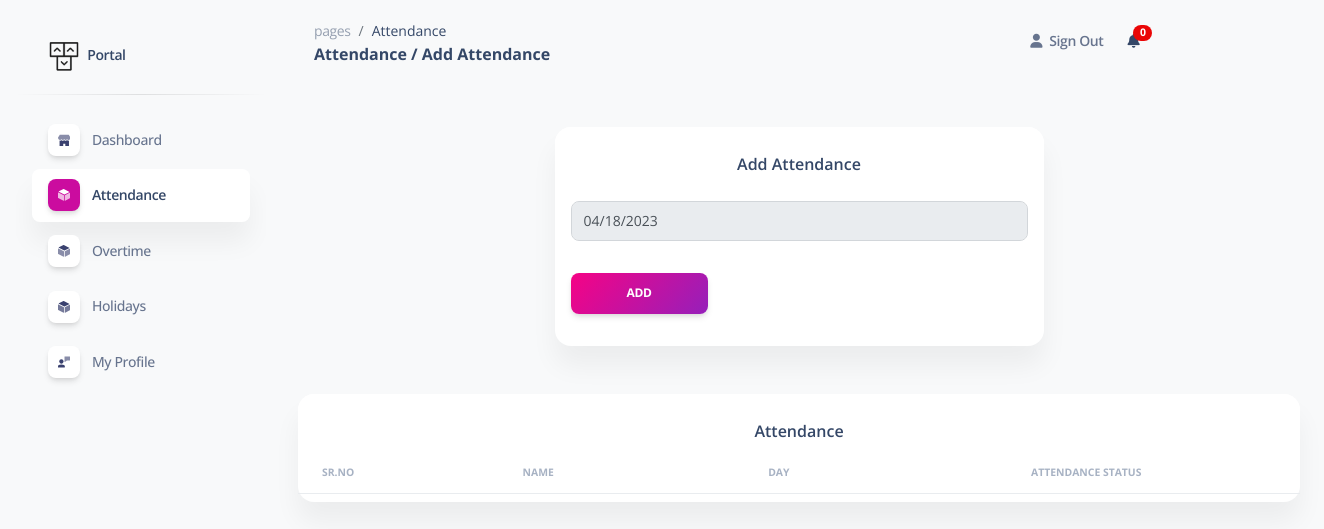
Page /addattendance.php (signed in) on the earlier database version.
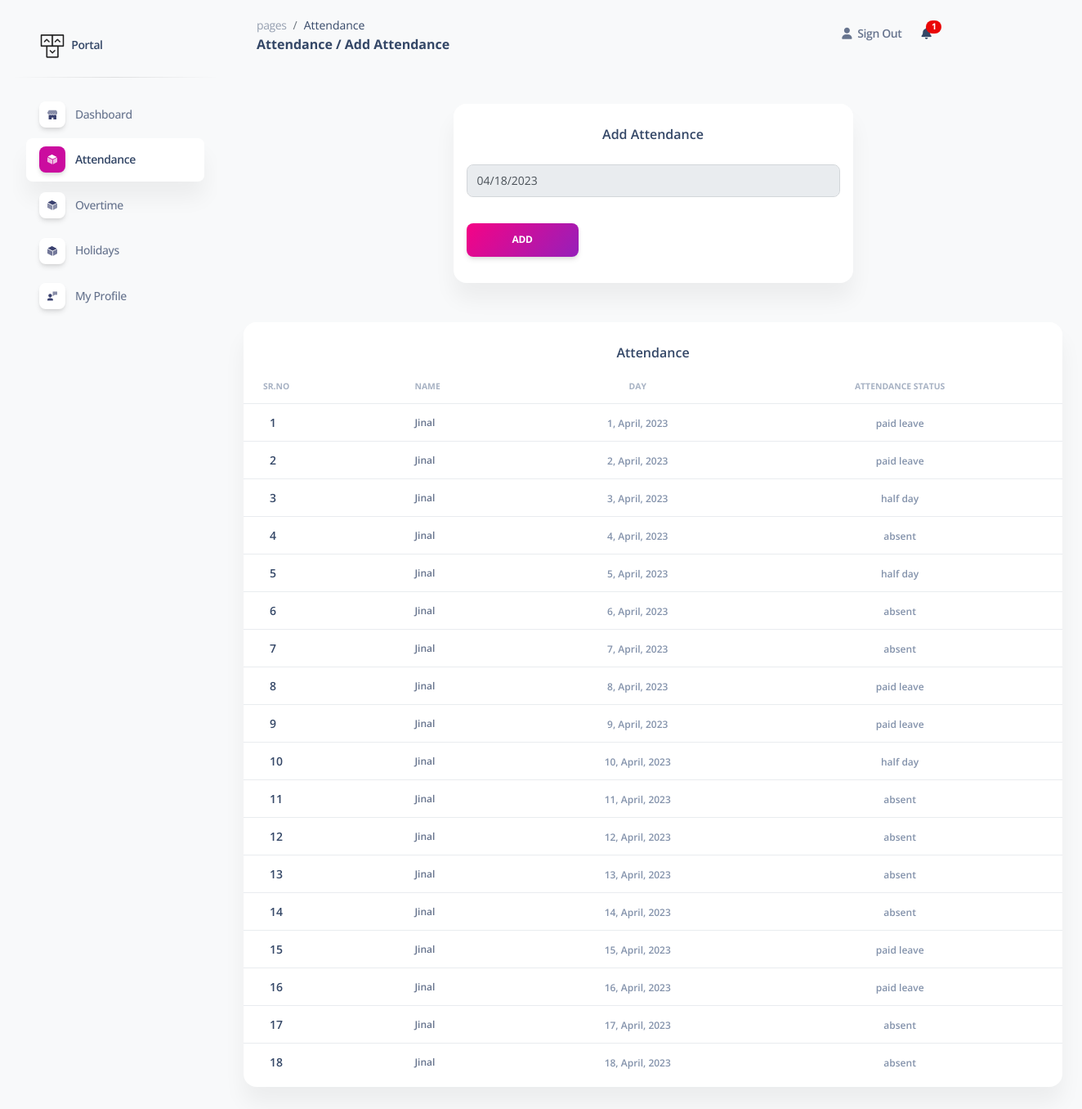
Same page on the later database version.
### tables this page shows
CREATE TABLE `attendance` (
  `id` int(11) NOT NULL,
  `user_id` int(11) NOT NULL,
  `attendance_date` date NOT NULL,
  `attendance_status` int(11) DEFAULT 0 COMMENT '0 = absent, 1 = present, 2 = half day, 3 = paid leave',
  `is_update` varchar(255) DEFAULT NULL,
  `created_date` datetime NOT NULL DEFAULT current_timestamp()
);

CREATE TABLE `user` (
  `user_id` int(11) NOT NULL,
  `user_name` varchar(255) NOT NULL,
  `user_email` varchar(50) NOT NULL,
  `user_password` varchar(50) NOT NULL,
  `user_type` int(50) NOT NULL DEFAULT 1 COMMENT '1 = user, 2 = admin',
  `user_image` text NOT NULL,
  `monthly_salary` int(15) DEFAULT NULL,
  `daily_salary` int(15) NOT NULL DEFAULT 0,
  `user_status` varchar(50) NOT NULL DEFAULT '1' COMMENT '1 = active , 0 = deactive',
  `created_date` datetime NOT NULL DEFAULT current_timestamp() COMMENT 'Created time and date'
);

### addattendance.php (the view, shortened to what the changed rows need)
<!DOCTYPE html>
<html lang="en">
<head>
  <link href="assets/css/nucleo-icons.css" rel="stylesheet" />
  <link href="assets/css/nucleo-svg.css" rel="stylesheet" />
  <link href="assets/css/nucleo-svg.css" rel="stylesheet" />
  <link id="pagestyle" href="assets/css/soft-ui-dashboard.css?v=1.0.3" rel="stylesheet" />
  <link rel="stylesheet" href="https://cdn.datatables.net/1.13.4/css/jquery.dataTables.css" />
</head>
<body class="g-sidenav-show  bg-gray-100">
  <?php include 'dbcon.php'; ?>
  <main class="main-content position-relative max-height-vh-100 h-100 mt-1 border-radius-lg">
    <?php include 'navbar.php'; ?>
    <?php
    include('dbcon.php');
    ?>
    <div class="container-fluid py-4">
      <div class="row">
        <div class="col-12">
          <div class="card mb-4">
            <div class="card-body px-0 pt-0 pb-2">
              <div class="table-responsive p-0">
                <table class="table align-items-center mb-0"id="data">
                  <thead>
                    <tr>
                      <th class="text-uppercase text-secondary text-xxs font-weight-bolder opacity-7">Sr.No</th>
                      <th class="text-uppercase text-secondary text-xxs font-weight-bolder opacity-7 ps-2"> Name</th>
                      <th class="text-center text-uppercase text-secondary text-xxs font-weight-bolder opacity-7">Day
                      </th>
                      <th class="text-center text-uppercase text-secondary text-xxs font-weight-bolder opacity-7">
                        Attendance Status</th>
                    </tr>
                  </thead>
                  <tbody>
                    <?php
                    $user_id = $_SESSION['user_id'];
                    $query = "SELECT * from user where user_id=$user_id";
                    $result = mysqli_query($con, $query);
                    $row1 = mysqli_fetch_array($result);
                    $today_date = date("Y-m-d");
                    $update_month = date("m");
                    $update_year = date("Y");
                    $sql = "SELECT * FROM attendance where user_id = '$user_id' and attendance_date <= '$today_date' and month(attendance_date) = '$update_month' and year(attendance_date) = '$update_year'";
                    $result = mysqli_query($con, $sql);
                    if (mysqli_num_rows($result) > 0) {
                      $sn = 1;
                      while ($row = mysqli_fetch_array($result)) {
                        ?>
                        <tr>
                          <td>
                            <div class="d-flex px-4 py-1">
                              <div class="d-flex flex-column justify-content-center">
                                <h6 class="mb-0 text-sm">
                                  <?php echo $sn; ?>
                                </h6>
                              </div>
                            </div>
                          </td>
                          <td>
                            <p class="text-xs font-weight-bold mb-0">
                              <?php echo $row1['user_name']; ?>
                            </p>
                          </td>
                          <?php
                          $time = strtotime($row['attendance_date']);
                          $month = date('j, F, Y', $time);
                          ?>
                          <td class="align-middle text-center">
                            <span class="text-secondary text-xs font-weight-bold">
                              <?php echo $month; ?>
                            </span>
                          </td>
                          <td class="align-middle text-center">
                            <span class="text-secondary text-xs font-weight-bold">
                              <?php if ($row['attendance_status'] == 0) {
                                echo "absent";
                              } elseif ($row['attendance_status'] == 1) {
                                echo "present";
                              } elseif ($row['attendance_status'] == 2) {
                                echo "half day";
                              } elseif ($row['attendance_status'] == 3) {
                                echo "paid leave";
                              } ?>
                            </span>
                          </td>
                        </tr>
                        <?php $sn++;
                      }
                    } ?>
              </div>
            </div>
  </body>
</html>

### navbar.php (shortened to what the changed rows need)
<?php
include 'dbcon.php';
?>
<nav class="navbar navbar-main navbar-expand-lg px-0 mx-4 shadow-none border-radius-xl" id="navbarBlur"
  navbar-scroll="true">
  <div class="container-fluid py-1 px-3">
    <div class="collapse navbar-collapse mt-sm-0 mt-2 me-md-0 me-sm-4" id="navbar">
      <ul class="navbar-nav  justify-content-end">
        <?php
        $user_id = $_SESSION['user_id'];
        $sql2 =
          $result = mysqli_query($con, "SELECT * from leave_data WHERE user_id='$user_id' AND leave_status = 'Pending' AND read_status='0'");
        $count = mysqli_num_rows($result);
        ?>
        <form method="POST" action="">
          <li class="nav-item dropdown ms-md-auto pe-md-3 d-flex align-items-center">
            <a class="nav-link" href="&action=read" type="submit" role="button" data-bs-toggle="dropdown"
              aria-expanded="false" name="submit">
              <i class="fa fa-bell cursor-pointer"></i><span
                class="badge rounded-pill bg-danger text-center d-inline-flex align-items-center justify-content-center"
                style="width:10%; height:2vh; position: relative; top: -10px; left: -6px;">
                <?php echo $count; ?>
              </span>
            </a>
          </li>
        </form>
      </ul>
    </div>
  </div>
</nav>

Differences in the rows shown:
added attendance: user.user_name "Jinal", attendance_date "1, April, 2023", attendance_status "paid leave"
added attendance: user.user_name "Jinal", attendance_date "2, April, 2023", attendance_status "paid leave"
added attendance: user.user_name "Jinal", attendance_date "3, April, 2023", attendance_status "half day"
added attendance: user.user_name "Jinal", attendance_date "4, April, 2023", attendance_status "absent"
added attendance: user.user_name "Jinal", attendance_date "5, April, 2023", attendance_status "half day"
added attendance: user.user_name "Jinal", attendance_date "6, April, 2023", attendance_status "absent"
added attendance: user.user_name "Jinal", attendance_date "7, April, 2023", attendance_status "absent"
added attendance: user.user_name "Jinal", attendance_date "8, April, 2023", attendance_status "paid leave"
added attendance: user.user_name "Jinal", attendance_date "9, April, 2023", attendance_status "paid leave"
added attendance: user.user_name "Jinal", attendance_date "10, April, 2023", attendance_status "half day"
added attendance: user.user_name "Jinal", attendance_date "11, April, 2023", attendance_status "absent"
added attendance: user.user_name "Jinal", attendance_date "12, April, 2023", attendance_status "absent"
added attendance: user.user_name "Jinal", attendance_date "13, April, 2023", attendance_status "absent"
added attendance: user.user_name "Jinal", attendance_date "14, April, 2023", attendance_status "absent"
added attendance: user.user_name "Jinal", attendance_date "15, April, 2023", attendance_status "paid leave"
added attendance: user.user_name "Jinal", attendance_date "16, April, 2023", attendance_status "paid leave"
added attendance: user.user_name "Jinal", attendance_date "17, April, 2023", attendance_status "absent"
added attendance: user.user_name "Jinal", attendance_date "18, April, 2023", attendance_status "absent"
Other differences:
$count: "0" → "1"
